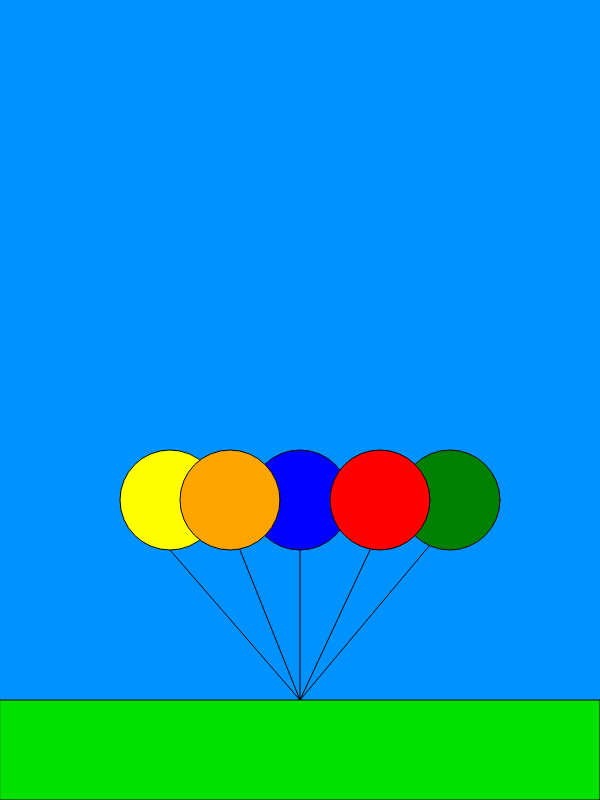
Frame 1 (no input)
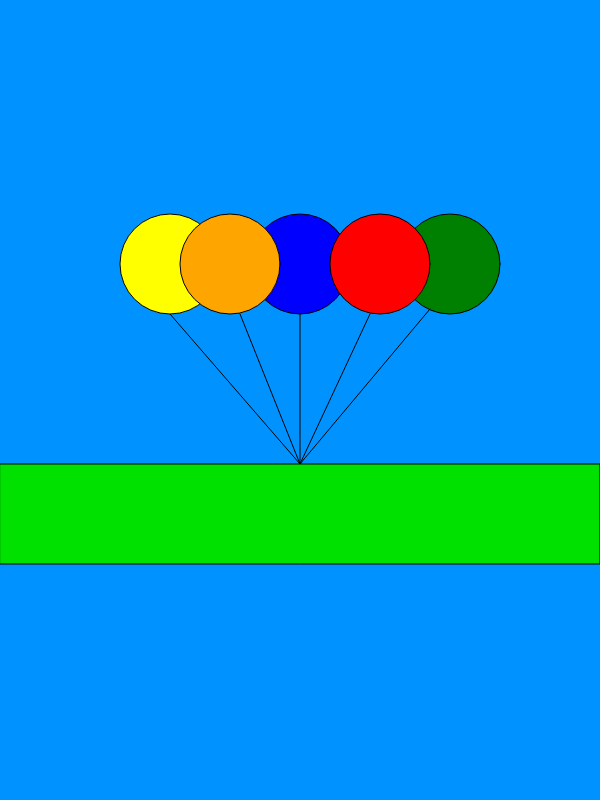
Frame 60 (no input)
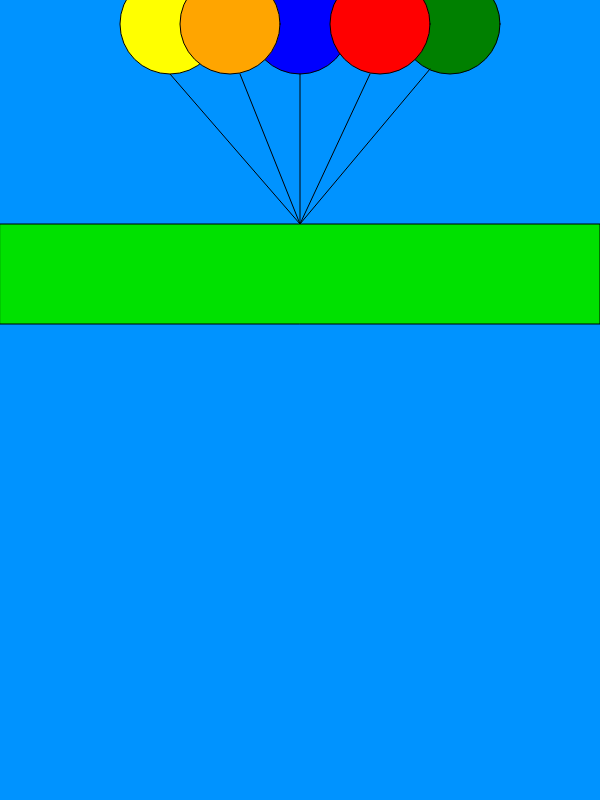
Frame 120 (the mouse pressed at the canvas centre since frame 60)

The p5.js sketch that drew these frames (run headless with seeded random() and noise() and a simulated clock; from frame 60 on, the mouse is pressed at the canvas centre):

// p5.js sketch
// ── sketch.js
function setup() {
  createCanvas(600, 800);
}
var fly = 0
var fly2 = 0
var fly3= 0
function draw() {
  background("rgb(0,147,255)");
  
  fill('blue')
  
  ellipse(300,500 + fly,100,100)
  line (240,550 + fly,300,700 + fly)
  
  
  fill('green')
   ellipse(450,500 +fly,100,100)
  line (170,550 + fly,300,700 + fly)
  
  
  
  
  fill('red')
   ellipse(380,500 + fly,100,100)
  line (300,550+fly,300,700 + fly)
  
  
  
  
  fill('yellow')
  
   ellipse(170,500 + fly,100,100)
  line (430,545 + fly,300,700+ fly)
  
  
  fill('orange')
  
   ellipse(230 ,500 + fly,100,100)
  line (370,550 + fly,300,700 + fly)
  
  
  fill(0,225,0)
  
  rect(0,700 + fly ,600,100)
 
  
  
  
  
  rect(0,-1800 + fly2,600,100)
  ellipse(300,-2050 + fly3,-100,100)
  line (300,-1550 + fly3,300,-2000 + fly3)
  
  
  

  fly2 = fly2 + 9
if ( fly2 > 2500)
  {
    fly2 = 2500
  }
  
  
  fly = fly - 4
  
  fly3 = fly3 + 9
  
  
  
  
  
  
  
  
  
  
  
  
  
  
  
  
  
  
  
  
  
  
  
}
